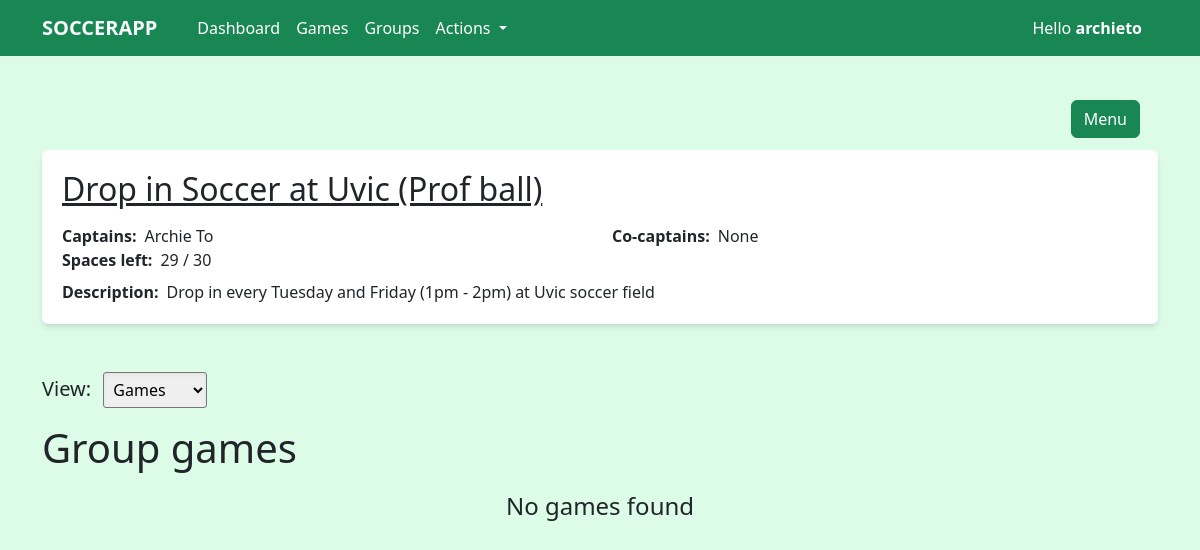
/group/5 (signed in), run on an earlier commit of the app's database.
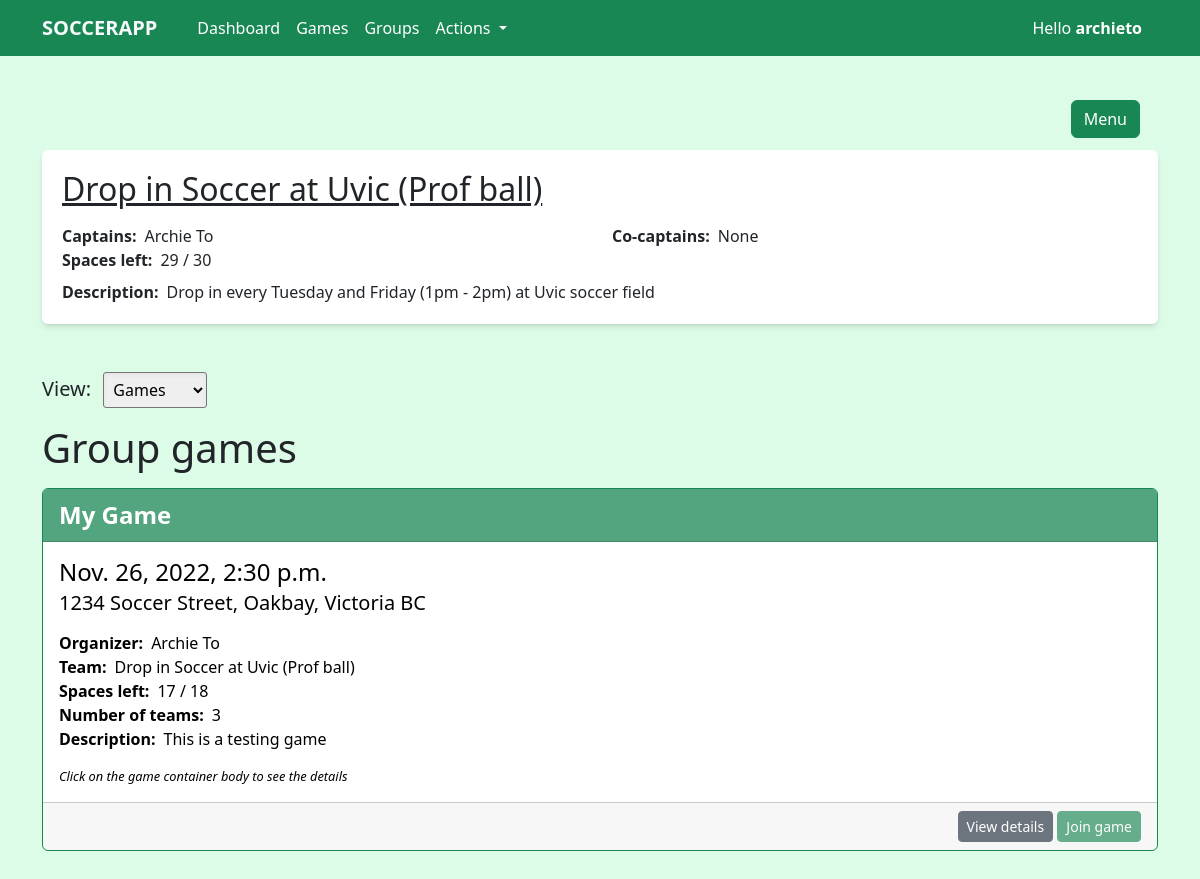
And on a later commit of the database.
### soccer/models.py (models this page shows, shortened)
class Team(models.Model):
    name = models.CharField(max_length=50, null=False, blank=False)
    max_member_num = models.IntegerField(null=True, blank=True)
    members = models.ManyToManyField(User)
    description = models.CharField(max_length=300, null=False, blank=False)
    class Meta:
        db_table = 'soccer_team'
        ordering = ['name']
    def get_captain(self):
        return self.teamadmin_set.get(captain=True)
    def get_cocaptains_str(self):
        cocaptains = self.teamadmin_set.filter(captain=False)
        cocaptains_str = ''
        for cocaptain in cocaptains:
            cocaptains_str += f'{cocaptain.name}, '
        return cocaptains_str[:-2] if cocaptains_str != '' else 'None'

class TeamAdmin(models.Model):
    team = models.ForeignKey(Team, on_delete=models.CASCADE, null=False, blank=False)
    user = models.ForeignKey(User, on_delete=models.CASCADE, null=False, blank=False)
    captain = models.BooleanField(null=False, blank=False)
    class Meta:
        db_table = 'soccer_team_admin'
        ordering = ['user']

class User(models.Model):
    phone_number = models.CharField(max_length=10, null=False, blank=False, validators=[RegexValidator(regex='[0-9]{10}')])
    name = models.CharField(max_length=30, null=False, blank=False)
    last_active = models.DateTimeField(auto_now=True)
    class Meta:
        db_table = 'soccer_user'
        ordering = ['name']
    def __str__(self):
        return self.name
    def get_managed_teams(self):
        teams = []
        for teamadmin in self.teamadmin_set.all():
            teams.append(teamadmin.team)
        return teams

class Game(models.Model):
    name = models.CharField(max_length=50, null=False, blank=False)
    team = models.ForeignKey(Team, on_delete=models.CASCADE, null=True, blank=True)
    organizers = models.ManyToManyField(User)
    date = models.DateTimeField(null=False, blank=False)
    location = models.CharField(max_length=200, null=False, blank=False, default='location')
    max_player_num = models.IntegerField(null=True, blank=True)
    team_num = models.IntegerField(default=2, validators=[MinValueValidator(1), MaxValueValidator(8)])
    visible_to_everyone = models.BooleanField(default=True)
    description = models.CharField(max_length=300, null=False, blank=False)
    class Meta:
        db_table = 'soccer_team_game'
        ordering = ['date']
    def total_players(self):
        players = 0
        for team in self.gameteam_set.all():
            players = players + team.players.count()
        return players
    def get_creator(self):
        return self.organizers.first()
    def get_players(self):
        players = []
        for team in self.gameteam_set.all():
            players.extend(team.players.all())
        return players

class GameTeam(models.Model):
    players = models.ManyToManyField(User)
    game = models.ForeignKey(Game, on_delete=models.CASCADE, null=False, blank=False)
    team_number = models.IntegerField(null=False, blank=False)
    class Meta:
        db_table = 'soccer_game_team'
        ordering = ['game']

### soccer/views.py (the view)
# urls.py: path('group/<int:group_id>', views.GroupDetailView.as_view(), name='group_detail'),
class GroupDetailView(DetailView):
    model = Team
    template_name = "soccer/group_detail.html"
    pk_url_kwarg = "group_id"
    context_object_name = "group_detail"

### soccer/templatetags/soccer_extras.py (called while the page is built)
@register.filter
def subtract(value, arg):
    return value - arg

### soccer_app/global_contexts.py (called while the page is built, shortened)
def get_user(request):
    user_id = request.session.get('user_id', None)
    name = request.session.get('name')
    phone_number = request.session.get('phone_number')
    return {
        'user': User.objects.get(id=user_id),
        'user_id': user_id,
        'name': name,
        'phone_number': phone_number
    }

### templates/soccer/group_detail.html (shortened to what this page needs)
{% extends 'base.html' %}
{% load soccer_extras %}
{% block content %}
<div class="container mt-150">
    <div class="box-container">
        <h2 class="text-underline">{{ group_detail.name }}</h1>
        <div class="mt-3">
            <div class="row">
                <div class="col-md-6"><strong class="me-2">Captains:</strong>{{ group_detail.get_captain.user.name }}</div>
                <div class="col-md-6"><strong class="me-2">Co-captains:</strong>{{ group_detail.get_cocaptains_str }}</div>
            </div>
            <div class="row">
                <div class="col-md-6"><strong class="me-2">Spaces left:</strong>{% if group_detail.max_member_num %}{{ group_detail.max_member_num|subtract:group_detail.members.count }} / {{group_detail.max_member_num}}{% else %}Unlimited{% endif %}</div>
            </div>
            <div class="mt-2"><strong class="me-2">Description:</strong>{{ group_detail.description }}</div>
        </div>
    </div>
    <label class="fs-5 me-2 mt-5">View:</label>
    <select class="custom-select-tag mt-5">
        <option value="games" selected>Games</option>
    </select>
    <div class="game-container mt-3">
        <h1 class="mb-3">Group games</h1>
        {% if group_detail.game_set.count != 0 %}
        {% for game in group_detail.game_set.all %}
        {% include 'soccer/components/container/game.html' %}
        {% endfor %}
        {% else %}
        <p class="fs-4 text-center">No games found</p>
        {% endif %}
    </div>
</div>
{% endblock %}

### templates/base.html (shortened to what this page needs)
<!DOCTYPE html>
<html lang="en">
<head>
    {% load static %}
    <link href="https://cdn.jsdelivr.net/npm/bootstrap@5.2.2/dist/css/bootstrap.min.css" rel="stylesheet">
    <link rel="stylesheet" type="text/css" href="{% static '3rd-party/bootstrap/override.css' %}">
    <link rel="stylesheet" type="text/css" href="{% static 'style/base.css' %}">
    <link rel="stylesheet" type="text/css" href="{% static 'style/utilities.css' %}">
</head>
<body>
    <nav class="navbar navbar-expand-lg bg-success">
        <div class="container-md">
            <a class="navbar-brand fw-semibold text-light" href="/">SOCCERAPP</a>
            <div class="collapse navbar-collapse" id="navbarSupportedContent">
                <ul class="navbar-nav ms-lg-3 me-auto mb-2 mb-lg-0">
                    {% if user_id %}
                    <li class="nav-item">
                        <a class="text-white nav-link {% if request.path == '/' %}active{% endif %}" aria-current="page" href="/">Dashboard</a>
                    </li>
                    <li class="nav-item">
                        <a class="text-white nav-link {% if request.path == '/game' %}active{% endif %}" aria-current="page" href="/game">Games</a>
                    </li>
                    <li class="nav-item">
                        <a class="text-white nav-link {% if request.path == '/group' %}active{% endif %}" href="/group">Groups</a>
                    </li>
                    <li class="nav-item dropdown">
                        <a class="text-white nav-link dropdown-toggle" href="#" role="button" data-bs-toggle="dropdown" aria-expanded="false">
                            Actions
                        </a>
                      </li>
                    {% endif %}
                </ul>
            </div>
            {% if user_id %}<div class="d-none d-lg-block ms-auto me-3 text-white">Hello <strong>{{name}}</strong></div>{% endif %}
        </div>
    </nav>
    {% include 'soccer/components/menu/actions.html' %}
    {% block content %}{% endblock %}
</body>
</html>

### templates/soccer/components/menu/actions.html (shortened to what this page needs)
<a class="btn btn-success" id="menu-btn" data-bs-toggle="offcanvas" href="#menu-bar" role="button">
    Menu
</a>

### templates/soccer/components/container/game.html
{% load soccer_extras %}
<div class="card mt-3 border-success">
    <div class="card-header bg-success bg-opacity-75 text-white fw-semibold fs-4">
        {{ game.name }}
    </div>
    <a class="text-black" style="text-decoration: none;" href="/game/{{game.id}}">
        <div class="card-body game-body">
            <h4 class="card-title">{{ game.date }}</h4>
            <h5 class="card-subtitle">{{ game.location }}</h5>
            <div class="card-text mt-3">
                <div><strong class="me-2">Organizer:</strong>{{ game.get_creator }}</div>
                <div><strong class="me-2">Team:</strong>{% if game.team %}{{ game.team.name }}{% else %}Not a team{% endif %}</div>
                <div><strong class="me-2">Spaces left:</strong>{{ game.max_player_num|subtract:game.total_players }} / {{game.max_player_num}}</div>
                <div><strong class="me-2">Number of teams:</strong>{{ game.team_num }}</div>
                <div><strong class="me-2">Description:</strong>{{ game.description }}</div>
                <div class="mt-3 fst-italic helper-text">Click on the game container body to see the details</div>
            </div>
        </div>
    </a>
    <div class="card-footer">
        <div class="w-fit ms-auto">
            {% if request.path == '/' %}
            <button type="button" class="btn btn-danger btn-sm" data-bs-toggle="modal" data-bs-target="#deleteGame{{ game.id }}ConfirmationModal">Delete game</button>
            <button type="button" class="btn btn-primary btn-sm" data-bs-toggle="modal" data-bs-target="#editGame{{ game.id }}FormModal">Edit game</button>
            {% else %}
            <a href="/game/{{ game.id }}" type="button" class="btn btn-secondary btn-sm">View details</a>
            <a href="/join_game/{{ game.id }}" type="button" class="btn btn-success btn-sm {% if user in game.get_players %}disabled{% endif %}">Join game</a>
            {% endif %}
        </div>
    </div>
</div>

### static/style/base.css (style rules this page uses)
* { margin: 0; box-sizing: border-box; font-size: 12px; }
body { background-color: rgb(220 252 231); padding-bottom: 100px; }
.box-container { margin-left: auto; margin-right: auto; padding: 20px; box-shadow: 0 4px 6px -1px rgb(0 0 0 / 0.1), 0 2px 4px -2px rgb(0 0 0 / 0.1); background-color: #ffffff; border-radius: 0.375rem; }
.game-body { transition-duration: 0.25s; }
.helper-text { font-size: .8em; }
#menu-btn { position: fixed; top: 100px; right: 10px; z-index: 30; }
.custom-select-tag { width: fit-content; padding: 5px; border-radius: 3px; box-shadow: inset 0 2px 4px 0 rgb(0 0 0 / 0.05); }
@media only screen and (min-width: 576px) { #menu-btn { right: 36px; } }
@media only screen and (min-width: 768px) { * { font-size: 16px; } }
@media only screen and (min-width: 768px) { #menu-btn { right: 48px; } }
@media only screen and (min-width: 992px) { #menu-btn { right: 32px; } }
@media only screen and (min-width: 1200px) { #menu-btn { right: 60px; } }

### static/style/utilities.css (style rules this page uses)
.mt-150 { margin-top: 150px; }
.text-underline { text-decoration: underline; }
.w-fit { width: fit-content; height: fit-content; }

What changed in the data, as far as the page shows it:
now on this page (row edited): Game: name "My Game", date "Nov. 26, 2022, 2:30 p.m.", location "1234 Soccer Street, Oakbay, Victoria BC", get_creator "Archie To", team.name "Drop in Soccer at Uvic (Prof ball)", max_player_num|subtract "17", max_player_num "18", team_num "3", description "This is a testing game"
Also different on the page:
text no longer shown: "No games found"
